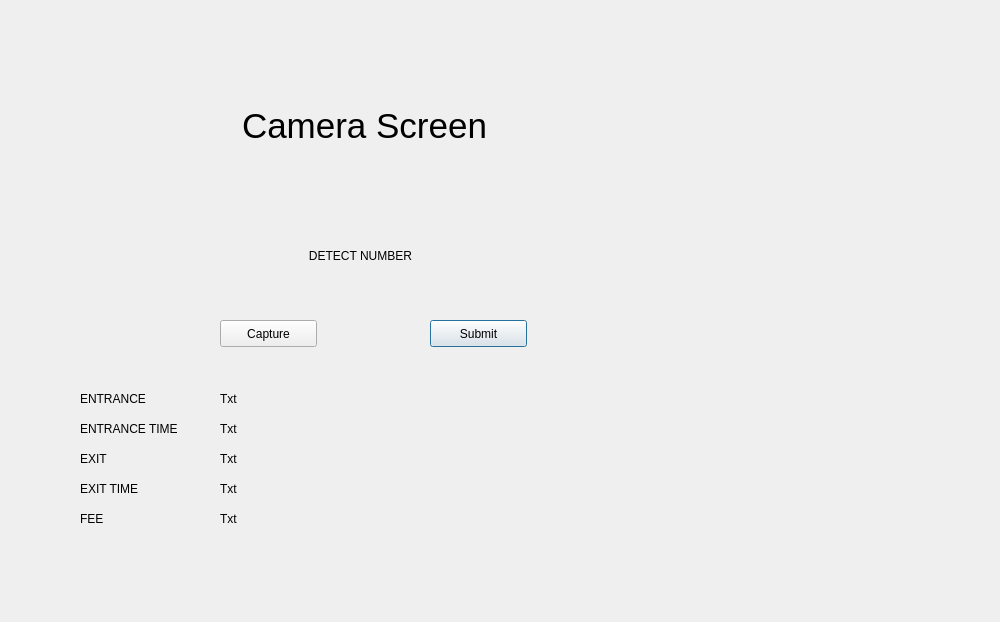
<?xml version="1.0" encoding="UTF-8"?>
<ui version="4.0">
 <class>Dialog</class>
 <widget class="QDialog" name="Dialog">
  <property name="geometry">
   <rect>
    <x>0</x>
    <y>0</y>
    <width>1000</width>
    <height>622</height>
   </rect>
  </property>
  <property name="windowTitle">
   <string>Dialog</string>
  </property>
  <widget class="QLabel" name="cameraScreen">
   <property name="geometry">
    <rect>
     <x>100</x>
     <y>40</y>
     <width>529</width>
     <height>171</height>
    </rect>
   </property>
   <property name="font">
    <font>
     <pointsize>26</pointsize>
    </font>
   </property>
   <property name="text">
    <string>Camera Screen</string>
   </property>
   <property name="textFormat">
    <enum>Qt::AutoText</enum>
   </property>
   <property name="alignment">
    <set>Qt::AlignCenter</set>
   </property>
  </widget>
  <widget class="QLabel" name="detectedNumber">
   <property name="geometry">
    <rect>
     <x>200</x>
     <y>220</y>
     <width>321</width>
     <height>71</height>
    </rect>
   </property>
   <property name="text">
    <string>DETECT NUMBER</string>
   </property>
   <property name="alignment">
    <set>Qt::AlignCenter</set>
   </property>
  </widget>
  <widget class="QLabel" name="label">
   <property name="geometry">
    <rect>
     <x>80</x>
     <y>390</y>
     <width>111</width>
     <height>17</height>
    </rect>
   </property>
   <property name="text">
    <string>ENTRANCE</string>
   </property>
  </widget>
  <widget class="QLabel" name="label_2">
   <property name="geometry">
    <rect>
     <x>80</x>
     <y>420</y>
     <width>121</width>
     <height>17</height>
    </rect>
   </property>
   <property name="text">
    <string>ENTRANCE TIME</string>
   </property>
  </widget>
  <widget class="QLabel" name="label_3">
   <property name="geometry">
    <rect>
     <x>80</x>
     <y>450</y>
     <width>111</width>
     <height>17</height>
    </rect>
   </property>
   <property name="text">
    <string>EXIT </string>
   </property>
  </widget>
  <widget class="QLabel" name="label_4">
   <property name="geometry">
    <rect>
     <x>80</x>
     <y>480</y>
     <width>111</width>
     <height>17</height>
    </rect>
   </property>
   <property name="text">
    <string>EXIT TIME</string>
   </property>
  </widget>
  <widget class="QLabel" name="label_5">
   <property name="geometry">
    <rect>
     <x>80</x>
     <y>510</y>
     <width>111</width>
     <height>17</height>
    </rect>
   </property>
   <property name="text">
    <string>FEE</string>
   </property>
  </widget>
  <widget class="QPushButton" name="submit">
   <property name="geometry">
    <rect>
     <x>430</x>
     <y>320</y>
     <width>97</width>
     <height>27</height>
    </rect>
   </property>
   <property name="text">
    <string>Submit</string>
   </property>
  </widget>
  <widget class="QLabel" name="entranceName">
   <property name="geometry">
    <rect>
     <x>220</x>
     <y>390</y>
     <width>111</width>
     <height>17</height>
    </rect>
   </property>
   <property name="text">
    <string>Txt</string>
   </property>
  </widget>
  <widget class="QLabel" name="entranceTime">
   <property name="geometry">
    <rect>
     <x>220</x>
     <y>420</y>
     <width>111</width>
     <height>17</height>
    </rect>
   </property>
   <property name="text">
    <string>Txt</string>
   </property>
  </widget>
  <widget class="QLabel" name="exitName">
   <property name="geometry">
    <rect>
     <x>220</x>
     <y>450</y>
     <width>111</width>
     <height>17</height>
    </rect>
   </property>
   <property name="text">
    <string>Txt</string>
   </property>
  </widget>
  <widget class="QLabel" name="exitTime">
   <property name="geometry">
    <rect>
     <x>220</x>
     <y>480</y>
     <width>111</width>
     <height>17</height>
    </rect>
   </property>
   <property name="text">
    <string>Txt</string>
   </property>
  </widget>
  <widget class="QLabel" name="fee">
   <property name="geometry">
    <rect>
     <x>220</x>
     <y>510</y>
     <width>111</width>
     <height>17</height>
    </rect>
   </property>
   <property name="text">
    <string>Txt</string>
   </property>
  </widget>
  <widget class="QPushButton" name="capture">
   <property name="geometry">
    <rect>
     <x>220</x>
     <y>320</y>
     <width>97</width>
     <height>27</height>
    </rect>
   </property>
   <property name="text">
    <string>Capture</string>
   </property>
  </widget>
 </widget>
 <resources/>
 <connections/>
</ui>
